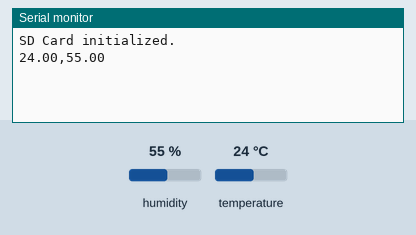
Bench run of a sketch on a simulated ESP32. On the bench: the last lines printed to the serial monitor. Inputs (shaded band) come from the test bench; at power-on: humidity 55 %, temperature 24 °C. Storage starts empty.

Above: at 2.2 s.
2.3 s: humidity set to 22 %
At 4.2 s:
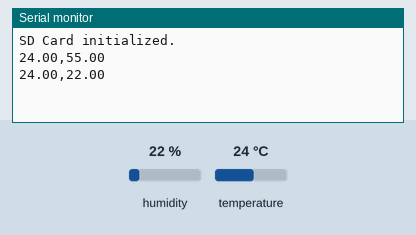
5.0 s: temperature set to 12 °C
At 5.8 s:
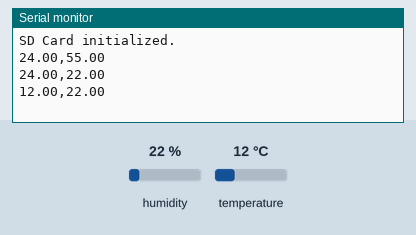
7.7 s: humidity set to 40 %
At 10.1 s:
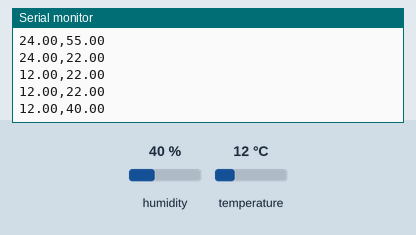
Timing chart, 0 to 11.6 s (numbered marks = the images above; inputs shaded):
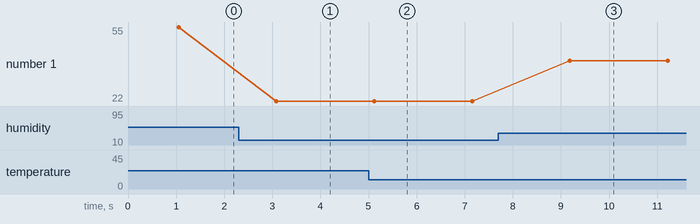

The sketch:

ESP32_SD_Card_testing.ino
```cpp
#include <DHT.h>
#include <SPI.h>
#include <SD.h>

// -- DHT11 Setup --
#define DHTPIN 23           // GPIO pin where DHT11 is connected
#define DHTTYPE DHT11
DHT dht(DHTPIN, DHTTYPE);
float temperature, humidity;

// -- SD Card Setup --
#define SD_CS 13            // Chip select pin
SPIClass *hspi = nullptr;
File logFile;

void setup() {
  Serial.begin(115200);
  delay(1000);  // Time to open Serial Monitor

  // Initialize DHT11 sensor
  dht.begin();

  // Init SPI and SD
  hspi = new SPIClass(HSPI);
  hspi->begin(14, 2, 15, 13);  // SCK, MISO, MOSI

  if (!SD.begin(SD_CS, *hspi)) {
    Serial.println("SD Card Mount Failed!");
    return;
  }

  Serial.println("SD Card initialized.");

  // Open or create log file
  logFile = SD.open("/dht_log.csv", FILE_APPEND);
  if (!logFile) {
    Serial.println("Failed to open log file!");
  } else {
    logFile.println("temperature,humidity");  // CSV header
    logFile.close();
  }
}

void loop() {
  // Read temperature and humidity
  humidity = dht.readHumidity();
  temperature = dht.readTemperature();

  // Check if readings are valid
  if (isnan(humidity) || isnan(temperature)) {
    Serial.println("Failed to read from DHT sensor!");
    delay(1000);
    return;
  }

  // === Plot CSV ===
  Serial.print(temperature); Serial.print(",");
  Serial.println(humidity);

  // === Log to SD Card ===
  logFile = SD.open("/dht_log.csv", FILE_APPEND);
  if (logFile) {
    logFile.print(temperature); logFile.print(",");
    logFile.println(humidity);
    logFile.close();
  }

  delay(2000);  // DHT11 can be read every ~2 seconds
}
```

Measured:
- after the input at 2.3 s, the serial monitor: prints a new line after 0.79 s (image 1)
- after the input at 5.0 s, the serial monitor: prints a new line after 0.12 s (image 2)
- after the input at 7.7 s, the serial monitor: prints a new line after 1.5 s (image 3)
- plotted number 1: 55 → 22 after the input at 2.3 s, 22 → 40 after the input at 7.7 s
